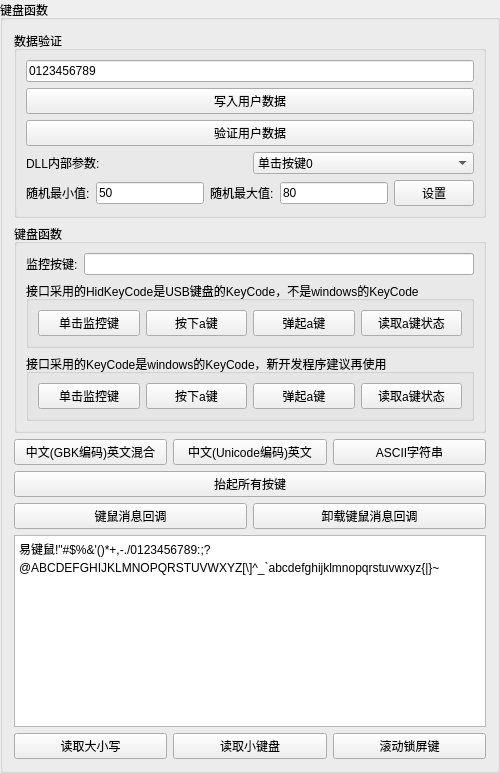
        <widget class="QGroupBox" name="groupBox_4">
         <property name="title">
          <string>键盘函数</string>
         </property>
         <layout class="QGridLayout" name="gridLayout_5">
          <item row="0" column="0">
           <widget class="QGroupBox" name="groupBox_3">
            <property name="title">
             <string>数据验证</string>
            </property>
            <layout class="QGridLayout" name="gridLayout_4">
             <item row="0" column="0">
              <layout class="QVBoxLayout" name="verticalLayout_2">
               <item>
                <widget class="QLineEdit" name="ucp_UserData_edit">
                 <property name="text">
                  <string>0123456789</string>
                 </property>
                </widget>
               </item>
               <item>
                <widget class="QPushButton" name="M_SetUserData_btn">
                 <property name="text">
                  <string>写入用户数据</string>
                 </property>
                </widget>
               </item>
               <item>
                <widget class="QPushButton" name="M_VerifyUserData_btn">
                 <property name="text">
                  <string>验证用户数据</string>
                 </property>
                </widget>
               </item>
               <item>
                <layout class="QHBoxLayout" name="horizontalLayout_17">
                 <item>
                  <widget class="QLabel" name="label_19">
                   <property name="text">
                    <string>DLL内部参数:</string>
                   </property>
                  </widget>
                 </item>
                 <item>
                  <widget class="QComboBox" name="M_SetParam_cbox">
                   <item>
                    <property name="text">
                     <string>单击按键0</string>
                    </property>
                   </item>
                   <item>
                    <property name="text">
                     <string>多个按键2</string>
                    </property>
                   </item>
                   <item>
                    <property name="text">
                     <string>单击鼠标8</string>
                    </property>
                   </item>
                   <item>
                    <property name="text">
                     <string>多次单击击鼠标10</string>
                    </property>
                   </item>
                   <item>
                    <property name="text">
                     <string>双击鼠标左键12</string>
                    </property>
                   </item>
                   <item>
                    <property name="text">
                     <string>多次上级鼠标左键14</string>
                    </property>
                   </item>
                   <item>
                    <property name="text">
                     <string>鼠标移动轨迹=20</string>
                    </property>
                   </item>
                  </widget>
                 </item>
                </layout>
               </item>
               <item>
                <layout class="QHBoxLayout" name="horizontalLayout_18">
                 <item>
                  <widget class="QLabel" name="label_20">
                   <property name="text">
                    <string>随机最小值:</string>
                   </property>
                  </widget>
                 </item>
                 <item>
                  <widget class="QLineEdit" name="dll_key_min_2">
                   <property name="minimumSize">
                    <size>
                     <width>30</width>
                     <height>20</height>
                    </size>
                   </property>
                   <property name="text">
                    <string>50</string>
                   </property>
                  </widget>
                 </item>
                 <item>
                  <widget class="QLabel" name="label_21">
                   <property name="text">
                    <string>随机最大值:</string>
                   </property>
                  </widget>
                 </item>
                 <item>
                  <widget class="QLineEdit" name="dll_key_max_2">
                   <property name="text">
                    <string>80</string>
                   </property>
                  </widget>
                 </item>
                 <item>
                  <widget class="QPushButton" name="M_SetParam_btn">
                   <property name="text">
                    <string>设置</string>
                   </property>
                  </widget>
                 </item>
                </layout>
               </item>
              </layout>
             </item>
            </layout>
           </widget>
          </item>
          <item row="1" column="0">
           <layout class="QVBoxLayout" name="verticalLayout_4">
            <item>
             <widget class="QGroupBox" name="groupBox_6">
              <property name="title">
               <string>键盘函数</string>
              </property>
              <layout class="QGridLayout" name="gridLayout">
               <item row="3" column="0">
                <widget class="QGroupBox" name="groupBox_8">
                 <property name="title">
                  <string>接口采用的KeyCode是windows的KeyCode，新开发程序建议再使用</string>
                 </property>
                 <layout class="QGridLayout" name="gridLayout_7">
                  <item row="0" column="0">
                   <layout class="QHBoxLayout" name="horizontalLayout_34"/>
                  </item>
                  <item row="1" column="0">
                   <layout class="QHBoxLayout" name="horizontalLayout_35">
                    <item>
                     <widget class="QPushButton" name="M_KeyPress2_btn">
                      <property name="text">
                       <string>单击监控键</string>
                      </property>
                     </widget>
                    </item>
                    <item>
                     <widget class="QPushButton" name="M_KeyDown2_btn">
                      <property name="text">
                       <string>按下a键</string>
                      </property>
                     </widget>
                    </item>
                    <item>
                     <widget class="QPushButton" name="M_KeyUp2_btn">
                      <property name="text">
                       <string>弹起a键</string>
                      </property>
                     </widget>
                    </item>
                    <item>
                     <widget class="QPushButton" name="M_KeyState2_btn">
                      <property name="text">
                       <string>读取a键状态</string>
                      </property>
                     </widget>
                    </item>
                   </layout>
                  </item>
                 </layout>
                </widget>
               </item>
               <item row="2" column="0">
                <widget class="QGroupBox" name="groupBox_9">
                 <property name="title">
                  <string>接口采用的HidKeyCode是USB键盘的KeyCode，不是windows的KeyCode</string>
                 </property>
                 <layout class="QGridLayout" name="gridLayout_8">
                  <item row="0" column="0">
                   <layout class="QHBoxLayout" name="horizontalLayout_38"/>
                  </item>
                  <item row="2" column="0">
                   <layout class="QHBoxLayout" name="horizontalLayout_37">
                    <item>
                     <widget class="QPushButton" name="M_KeyPress_btn">
                      <property name="text">
                       <string>单击监控键</string>
                      </property>
                     </widget>
                    </item>
                    <item>
                     <widget class="QPushButton" name="M_KeyDown_btn">
                      <property name="text">
                       <string>按下a键</string>
                      </property>
                     </widget>
                    </item>
                    <item>
                     <widget class="QPushButton" name="M_KeyUp_btn">
                      <property name="text">
                       <string>弹起a键</string>
                      </property>
                     </widget>
                    </item>
                    <item>
                     <widget class="QPushButton" name="M_KeyState_btn">
                      <property name="text">
                       <string>读取a键状态</string>
                      </property>
                     </widget>
                    </item>
                   </layout>
                  </item>
                 </layout>
                </widget>
               </item>
               <item row="0" column="0">
                <layout class="QHBoxLayout" name="horizontalLayout_33"/>
               </item>
               <item row="1" column="0">
                <layout class="QHBoxLayout" name="horizontalLayout_9">
                 <item>
                  <widget class="QLabel" name="label_10">
                   <property name="text">
                    <string>监控按键:</string>
                   </property>
                  </widget>
                 </item>
                 <item>
                  <widget class="KeyMouseQLineEdit" name="KeyCode_edit">
                   <property name="text">
                    <string/>
                   </property>
                  </widget>
                 </item>
                </layout>
               </item>
              </layout>
             </widget>
            </item>
            <item>
             <layout class="QHBoxLayout" name="horizontalLayout_36">
              <item>
               <widget class="QPushButton" name="M_KeyInputStringGBK_btn">
                <property name="text">
                 <string>中文(GBK编码)英文混合</string>
                </property>
               </widget>
              </item>
              <item>
               <widget class="QPushButton" name="M_KeyInputStringUnicode_btn">
                <property name="text">
                 <string>中文(Unicode编码)英文</string>
                </property>
               </widget>
              </item>
              <item>
               <widget class="QPushButton" name="M_KeyInputString_btn">
                <property name="text">
                 <string>ASCII字符串</string>
                </property>
               </widget>
              </item>
             </layout>
            </item>
            <item>
             <widget class="QPushButton" name="M_ReleaseAllKey_btn">
              <property name="text">
               <string>抬起所有按键</string>
              </property>
             </widget>
            </item>
            <item>
             <layout class="QHBoxLayout" name="horizontalLayout_16">
              <item>
               <widget class="QPushButton" name="onKeyMouseInfo_btn">
                <property name="text">
                 <string>键鼠消息回调</string>
                </property>
               </widget>
              </item>
              <item>
               <widget class="QPushButton" name="noKeyMouseInfo_btn">
                <property name="text">
                 <string>卸载键鼠消息回调</string>
                </property>
               </widget>
              </item>
             </layout>
            </item>
           </layout>
          </item>
          <item row="3" column="0">
           <layout class="QHBoxLayout" name="horizontalLayout_10">
            <item>
             <widget class="QPushButton" name="M_CapsLockLedState_btn">
              <property name="text">
               <string>读取大小写</string>
              </property>
             </widget>
            </item>
            <item>
             <widget class="QPushButton" name="M_NumLockLedState_btn">
              <property name="text">
               <string>读取小键盘</string>
              </property>
             </widget>
            </item>
            <item>
             <widget class="QPushButton" name="M_ScrollLockLedState_btn">
              <property name="text">
               <string>滚动锁屏键</string>
              </property>
             </widget>
            </item>
           </layout>
          </item>
          <item row="2" column="0">
           <widget class="QTextEdit" name="keyMouse_edit">
            <property name="minimumSize">
             <size>
              <width>0</width>
              <height>100</height>
             </size>
            </property>
            <property name="html">
             <string>&lt;!DOCTYPE HTML PUBLIC &quot;-//W3C//DTD HTML 4.0//EN&quot; &quot;http://www.w3.org/TR/REC-html40/strict.dtd&quot;&gt;
&lt;html&gt;&lt;head&gt;&lt;meta name=&quot;qrichtext&quot; content=&quot;1&quot; /&gt;&lt;style type=&quot;text/css&quot;&gt;
p, li { white-space: pre-wrap; }
&lt;/style&gt;&lt;/head&gt;&lt;body style=&quot; font-family:'SimSun'; font-size:9pt; font-weight:400; font-style:normal;&quot;&gt;
&lt;p style=&quot; margin-top:0px; margin-bottom:0px; margin-left:0px; margin-right:0px; -qt-block-indent:0; text-indent:0px;&quot;&gt;易键鼠!&amp;quot;#$%&amp;amp;'()*+,-./0123456789:;?@ABCDEFGHIJKLMNOPQRSTUVWXYZ[\]^_`abcdefghijklmnopqrstuvwxyz{|}~&lt;/p&gt;&lt;/body&gt;&lt;/html&gt;</string>
            </property>
           </widget>
          </item>
         </layout>
        </widget>
